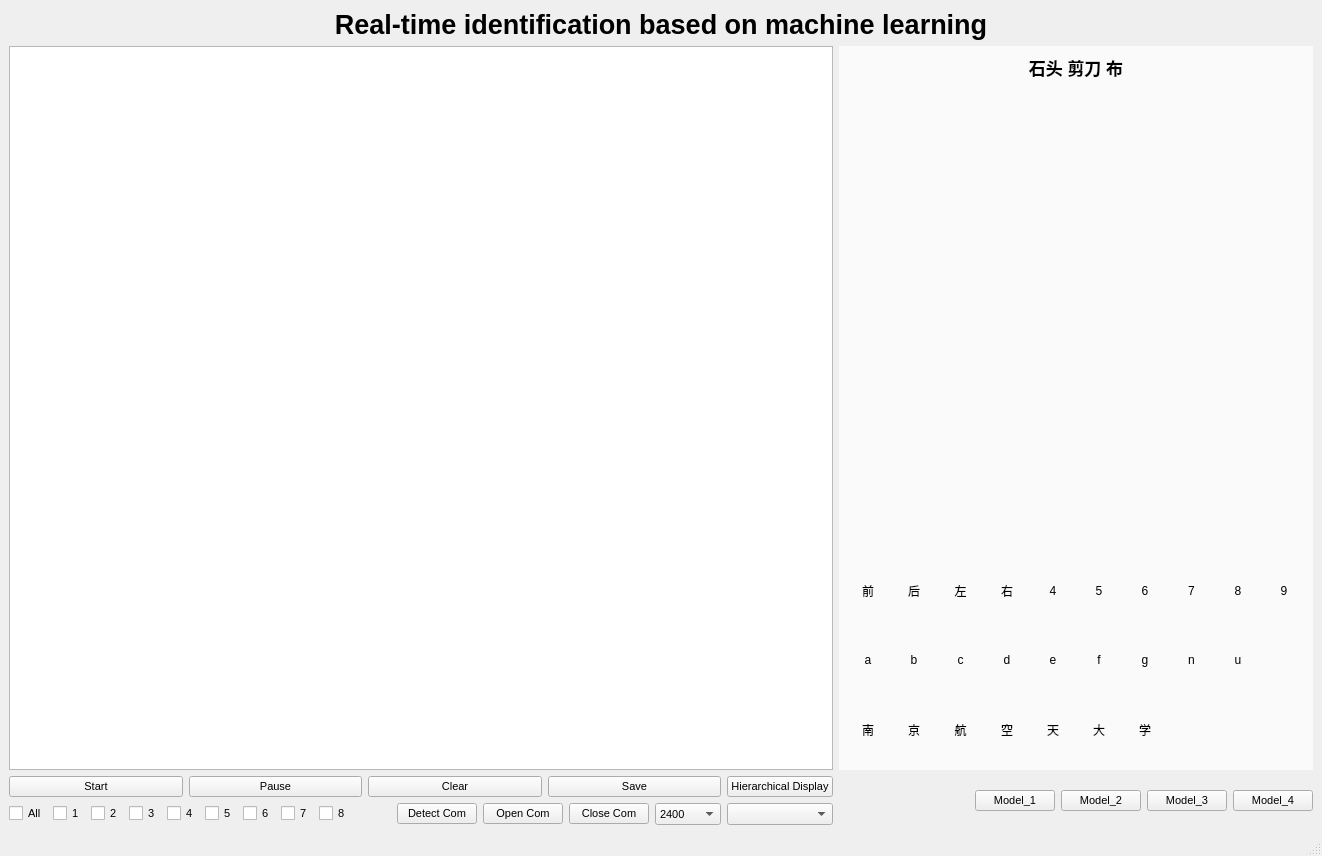
<?xml version="1.0" encoding="UTF-8"?>
<ui version="4.0">
 <class>MainWindow</class>
 <widget class="QMainWindow" name="MainWindow">
  <property name="geometry">
   <rect>
    <x>0</x>
    <y>0</y>
    <width>1322</width>
    <height>856</height>
   </rect>
  </property>
  <property name="windowTitle">
   <string>MainWindow</string>
  </property>
  <widget class="QWidget" name="centralwidget">
   <property name="font">
    <font>
     <pointsize>6</pointsize>
    </font>
   </property>
   <layout class="QGridLayout" name="gridLayout_2">
    <item row="0" column="0" colspan="2">
     <widget class="QLabel" name="label">
      <property name="font">
       <font>
        <family>Arial</family>
        <pointsize>20</pointsize>
        <weight>75</weight>
        <bold>true</bold>
       </font>
      </property>
      <property name="text">
       <string>Real-time identification based on machine learning</string>
      </property>
      <property name="alignment">
       <set>Qt::AlignCenter</set>
      </property>
     </widget>
    </item>
    <item row="2" column="0">
     <widget class="QGraphicsView" name="graphicsView">
      <property name="font">
       <font>
        <family>Arial</family>
        <pointsize>8</pointsize>
        <weight>50</weight>
        <bold>false</bold>
       </font>
      </property>
     </widget>
    </item>
    <item row="2" column="1">
     <widget class="QStackedWidget" name="stackedWidget">
      <property name="styleSheet">
       <string notr="true">background-color: rgb(250, 250, 250);</string>
      </property>
      <property name="currentIndex">
       <number>0</number>
      </property>
      <widget class="QWidget" name="page_5">
       <layout class="QVBoxLayout" name="verticalLayout_2">
        <item>
         <layout class="QVBoxLayout" name="verticalLayout">
          <item>
           <widget class="QLabel" name="label_9">
            <property name="font">
             <font>
              <family>Arial</family>
              <pointsize>13</pointsize>
              <weight>75</weight>
              <bold>true</bold>
             </font>
            </property>
            <property name="text">
             <string>石头 剪刀 布</string>
            </property>
            <property name="alignment">
             <set>Qt::AlignHCenter|Qt::AlignTop</set>
            </property>
           </widget>
          </item>
          <item>
           <widget class="QLabel" name="label_8">
            <property name="styleSheet">
             <string notr="true"/>
            </property>
            <property name="text">
             <string/>
            </property>
           </widget>
          </item>
          <item>
           <spacer name="verticalSpacer_2">
            <property name="orientation">
             <enum>Qt::Vertical</enum>
            </property>
            <property name="sizeType">
             <enum>QSizePolicy::Fixed</enum>
            </property>
            <property name="sizeHint" stdset="0">
             <size>
              <width>20</width>
              <height>88</height>
             </size>
            </property>
           </spacer>
          </item>
          <item>
           <layout class="QGridLayout" name="gridLayout_3">
            <item row="1" column="0">
             <widget class="QLabel" name="label_13">
              <property name="font">
               <font>
                <family>Arial</family>
                <pointsize>9</pointsize>
               </font>
              </property>
              <property name="text">
               <string>a</string>
              </property>
              <property name="alignment">
               <set>Qt::AlignCenter</set>
              </property>
             </widget>
            </item>
            <item row="0" column="5">
             <widget class="QLabel" name="label_16">
              <property name="font">
               <font>
                <family>Arial</family>
                <pointsize>9</pointsize>
               </font>
              </property>
              <property name="text">
               <string>5</string>
              </property>
              <property name="alignment">
               <set>Qt::AlignCenter</set>
              </property>
             </widget>
            </item>
            <item row="0" column="3">
             <widget class="QLabel" name="label_12">
              <property name="font">
               <font>
                <family>Arial</family>
                <pointsize>9</pointsize>
               </font>
              </property>
              <property name="text">
               <string>右</string>
              </property>
              <property name="alignment">
               <set>Qt::AlignCenter</set>
              </property>
             </widget>
            </item>
            <item row="0" column="2">
             <widget class="QLabel" name="label_14">
              <property name="font">
               <font>
                <family>Arial</family>
                <pointsize>9</pointsize>
               </font>
              </property>
              <property name="text">
               <string>左</string>
              </property>
              <property name="alignment">
               <set>Qt::AlignCenter</set>
              </property>
             </widget>
            </item>
            <item row="0" column="7">
             <widget class="QLabel" name="label_10">
              <property name="font">
               <font>
                <family>Arial</family>
                <pointsize>9</pointsize>
               </font>
              </property>
              <property name="text">
               <string>7</string>
              </property>
              <property name="alignment">
               <set>Qt::AlignCenter</set>
              </property>
             </widget>
            </item>
            <item row="0" column="6">
             <widget class="QLabel" name="label_20">
              <property name="font">
               <font>
                <family>Arial</family>
                <pointsize>9</pointsize>
               </font>
              </property>
              <property name="text">
               <string>6</string>
              </property>
              <property name="alignment">
               <set>Qt::AlignCenter</set>
              </property>
             </widget>
            </item>
            <item row="0" column="8">
             <widget class="QLabel" name="label_18">
              <property name="font">
               <font>
                <family>Arial</family>
                <pointsize>9</pointsize>
               </font>
              </property>
              <property name="text">
               <string>8</string>
              </property>
              <property name="alignment">
               <set>Qt::AlignCenter</set>
              </property>
             </widget>
            </item>
            <item row="0" column="0">
             <widget class="QLabel" name="label_11">
              <property name="font">
               <font>
                <family>Arial</family>
                <pointsize>9</pointsize>
               </font>
              </property>
              <property name="text">
               <string>前</string>
              </property>
              <property name="alignment">
               <set>Qt::AlignCenter</set>
              </property>
             </widget>
            </item>
            <item row="2" column="0">
             <widget class="QLabel" name="label_17">
              <property name="font">
               <font>
                <family>黑体</family>
                <pointsize>9</pointsize>
               </font>
              </property>
              <property name="text">
               <string>南</string>
              </property>
              <property name="alignment">
               <set>Qt::AlignCenter</set>
              </property>
             </widget>
            </item>
            <item row="0" column="9">
             <widget class="QLabel" name="label_19">
              <property name="font">
               <font>
                <family>Arial</family>
                <pointsize>9</pointsize>
               </font>
              </property>
              <property name="layoutDirection">
               <enum>Qt::LeftToRight</enum>
              </property>
              <property name="text">
               <string>9</string>
              </property>
              <property name="alignment">
               <set>Qt::AlignCenter</set>
              </property>
             </widget>
            </item>
            <item row="0" column="1">
             <widget class="QLabel" name="label_15">
              <property name="font">
               <font>
                <family>Arial</family>
                <pointsize>9</pointsize>
               </font>
              </property>
              <property name="text">
               <string>后</string>
              </property>
              <property name="alignment">
               <set>Qt::AlignCenter</set>
              </property>
             </widget>
            </item>
            <item row="0" column="4">
             <widget class="QLabel" name="label_21">
              <property name="font">
               <font>
                <family>Arial</family>
                <pointsize>9</pointsize>
               </font>
              </property>
              <property name="text">
               <string>4</string>
              </property>
              <property name="alignment">
               <set>Qt::AlignCenter</set>
              </property>
             </widget>
            </item>
            <item row="1" column="1">
             <widget class="QLabel" name="label_22">
              <property name="font">
               <font>
                <family>Arial</family>
                <pointsize>9</pointsize>
               </font>
              </property>
              <property name="text">
               <string>b</string>
              </property>
              <property name="alignment">
               <set>Qt::AlignCenter</set>
              </property>
             </widget>
            </item>
            <item row="1" column="2">
             <widget class="QLabel" name="label_23">
              <property name="font">
               <font>
                <family>Arial</family>
                <pointsize>9</pointsize>
               </font>
              </property>
              <property name="text">
               <string>c</string>
              </property>
              <property name="alignment">
               <set>Qt::AlignCenter</set>
              </property>
             </widget>
            </item>
            <item row="1" column="3">
             <widget class="QLabel" name="label_24">
              <property name="font">
               <font>
                <family>Arial</family>
                <pointsize>9</pointsize>
               </font>
              </property>
              <property name="text">
               <string>d</string>
              </property>
              <property name="alignment">
               <set>Qt::AlignCenter</set>
              </property>
             </widget>
            </item>
            <item row="1" column="4">
             <widget class="QLabel" name="label_25">
              <property name="font">
               <font>
                <family>Arial</family>
                <pointsize>9</pointsize>
               </font>
              </property>
              <property name="text">
               <string>e</string>
              </property>
              <property name="alignment">
               <set>Qt::AlignCenter</set>
              </property>
             </widget>
            </item>
            <item row="1" column="5">
             <widget class="QLabel" name="label_26">
              <property name="font">
               <font>
                <family>Arial</family>
                <pointsize>9</pointsize>
               </font>
              </property>
              <property name="text">
               <string>f</string>
              </property>
              <property name="alignment">
               <set>Qt::AlignCenter</set>
              </property>
             </widget>
            </item>
            <item row="1" column="6">
             <widget class="QLabel" name="label_27">
              <property name="font">
               <font>
                <family>Arial</family>
                <pointsize>9</pointsize>
               </font>
              </property>
              <property name="text">
               <string>g</string>
              </property>
              <property name="alignment">
               <set>Qt::AlignCenter</set>
              </property>
             </widget>
            </item>
            <item row="1" column="7">
             <widget class="QLabel" name="label_28">
              <property name="font">
               <font>
                <family>Arial</family>
                <pointsize>9</pointsize>
               </font>
              </property>
              <property name="text">
               <string>n</string>
              </property>
              <property name="alignment">
               <set>Qt::AlignCenter</set>
              </property>
             </widget>
            </item>
            <item row="1" column="8">
             <widget class="QLabel" name="label_29">
              <property name="font">
               <font>
                <family>Arial</family>
                <pointsize>9</pointsize>
               </font>
              </property>
              <property name="text">
               <string>u</string>
              </property>
              <property name="alignment">
               <set>Qt::AlignCenter</set>
              </property>
             </widget>
            </item>
            <item row="2" column="1">
             <widget class="QLabel" name="label_30">
              <property name="font">
               <font>
                <family>黑体</family>
                <pointsize>9</pointsize>
               </font>
              </property>
              <property name="text">
               <string>京</string>
              </property>
              <property name="alignment">
               <set>Qt::AlignCenter</set>
              </property>
             </widget>
            </item>
            <item row="2" column="2">
             <widget class="QLabel" name="label_31">
              <property name="font">
               <font>
                <family>黑体</family>
                <pointsize>9</pointsize>
               </font>
              </property>
              <property name="text">
               <string>航</string>
              </property>
              <property name="alignment">
               <set>Qt::AlignCenter</set>
              </property>
             </widget>
            </item>
            <item row="2" column="3">
             <widget class="QLabel" name="label_32">
              <property name="font">
               <font>
                <family>黑体</family>
                <pointsize>9</pointsize>
               </font>
              </property>
              <property name="text">
               <string>空</string>
              </property>
              <property name="alignment">
               <set>Qt::AlignCenter</set>
              </property>
             </widget>
            </item>
            <item row="2" column="4">
             <widget class="QLabel" name="label_33">
              <property name="font">
               <font>
                <family>黑体</family>
                <pointsize>9</pointsize>
               </font>
              </property>
              <property name="text">
               <string>天</string>
              </property>
              <property name="alignment">
               <set>Qt::AlignCenter</set>
              </property>
             </widget>
            </item>
            <item row="2" column="5">
             <widget class="QLabel" name="label_34">
              <property name="font">
               <font>
                <family>黑体</family>
                <pointsize>9</pointsize>
               </font>
              </property>
              <property name="text">
               <string>大</string>
              </property>
              <property name="alignment">
               <set>Qt::AlignCenter</set>
              </property>
             </widget>
            </item>
            <item row="2" column="6">
             <widget class="QLabel" name="label_35">
              <property name="font">
               <font>
                <family>黑体</family>
                <pointsize>9</pointsize>
               </font>
              </property>
              <property name="text">
               <string>学</string>
              </property>
              <property name="alignment">
               <set>Qt::AlignCenter</set>
              </property>
             </widget>
            </item>
           </layout>
          </item>
         </layout>
        </item>
       </layout>
      </widget>
      <widget class="QWidget" name="page_7">
       <layout class="QGridLayout" name="gridLayout_4">
        <item row="0" column="0">
         <widget class="QLabel" name="label_6">
          <property name="text">
           <string>model_1</string>
          </property>
         </widget>
        </item>
       </layout>
      </widget>
      <widget class="QWidget" name="page_8">
       <layout class="QGridLayout" name="gridLayout_5">
        <item row="0" column="0">
         <widget class="QLabel" name="label_4">
          <property name="text">
           <string>Model_3</string>
          </property>
         </widget>
        </item>
        <item row="1" column="0">
         <widget class="QLabel" name="label_5">
          <property name="text">
           <string/>
          </property>
         </widget>
        </item>
       </layout>
      </widget>
      <widget class="QWidget" name="page_6">
       <layout class="QGridLayout" name="gridLayout_6">
        <item row="0" column="0">
         <widget class="QLabel" name="label_2">
          <property name="font">
           <font>
            <pointsize>9</pointsize>
           </font>
          </property>
          <property name="text">
           <string>model_4</string>
          </property>
          <property name="alignment">
           <set>Qt::AlignCenter</set>
          </property>
         </widget>
        </item>
        <item row="1" column="0">
         <widget class="QLabel" name="label_3">
          <property name="styleSheet">
           <string notr="true">background-image: url(:/test/C:/Users/kkx/Desktop/未标题-2.png);</string>
          </property>
          <property name="text">
           <string/>
          </property>
         </widget>
        </item>
       </layout>
      </widget>
     </widget>
    </item>
    <item row="5" column="1">
     <layout class="QHBoxLayout" name="horizontalLayout_3">
      <item>
       <spacer name="horizontalSpacer_2">
        <property name="orientation">
         <enum>Qt::Horizontal</enum>
        </property>
        <property name="sizeHint" stdset="0">
         <size>
          <width>40</width>
          <height>20</height>
         </size>
        </property>
       </spacer>
      </item>
      <item>
       <widget class="QPushButton" name="pushButton_9">
        <property name="font">
         <font>
          <pointsize>8</pointsize>
         </font>
        </property>
        <property name="text">
         <string>Model_1</string>
        </property>
       </widget>
      </item>
      <item>
       <widget class="QPushButton" name="pushButton_11">
        <property name="font">
         <font>
          <pointsize>8</pointsize>
         </font>
        </property>
        <property name="text">
         <string>Model_2</string>
        </property>
       </widget>
      </item>
      <item>
       <widget class="QPushButton" name="pushButton_12">
        <property name="font">
         <font>
          <pointsize>8</pointsize>
         </font>
        </property>
        <property name="text">
         <string>Model_3</string>
        </property>
       </widget>
      </item>
      <item>
       <widget class="QPushButton" name="pushButton_10">
        <property name="font">
         <font>
          <pointsize>8</pointsize>
         </font>
        </property>
        <property name="text">
         <string>Model_4</string>
        </property>
       </widget>
      </item>
     </layout>
    </item>
    <item row="5" column="0">
     <layout class="QGridLayout" name="gridLayout">
      <item row="0" column="0">
       <widget class="QPushButton" name="pushButton">
        <property name="font">
         <font>
          <pointsize>8</pointsize>
          <weight>50</weight>
          <bold>false</bold>
         </font>
        </property>
        <property name="text">
         <string>Start</string>
        </property>
       </widget>
      </item>
      <item row="1" column="4">
       <widget class="QComboBox" name="comboBox_2"/>
      </item>
      <item row="0" column="1">
       <widget class="QPushButton" name="pushButton_2">
        <property name="font">
         <font>
          <pointsize>8</pointsize>
         </font>
        </property>
        <property name="text">
         <string>Pause</string>
        </property>
       </widget>
      </item>
      <item row="0" column="4">
       <widget class="QPushButton" name="pushButton_5">
        <property name="font">
         <font>
          <pointsize>8</pointsize>
         </font>
        </property>
        <property name="text">
         <string>Hierarchical Display</string>
        </property>
       </widget>
      </item>
      <item row="1" column="0" colspan="4">
       <layout class="QHBoxLayout" name="horizontalLayout">
        <item>
         <widget class="QCheckBox" name="checkBox">
          <property name="font">
           <font>
            <pointsize>8</pointsize>
           </font>
          </property>
          <property name="text">
           <string>All</string>
          </property>
         </widget>
        </item>
        <item>
         <widget class="QCheckBox" name="checkBox_2">
          <property name="font">
           <font>
            <pointsize>8</pointsize>
           </font>
          </property>
          <property name="text">
           <string>1</string>
          </property>
         </widget>
        </item>
        <item>
         <widget class="QCheckBox" name="checkBox_3">
          <property name="font">
           <font>
            <pointsize>8</pointsize>
           </font>
          </property>
          <property name="text">
           <string>2</string>
          </property>
         </widget>
        </item>
        <item>
         <widget class="QCheckBox" name="checkBox_4">
          <property name="font">
           <font>
            <pointsize>8</pointsize>
           </font>
          </property>
          <property name="text">
           <string>3</string>
          </property>
         </widget>
        </item>
        <item>
         <widget class="QCheckBox" name="checkBox_5">
          <property name="font">
           <font>
            <pointsize>8</pointsize>
           </font>
          </property>
          <property name="text">
           <string>4</string>
          </property>
         </widget>
        </item>
        <item>
         <widget class="QCheckBox" name="checkBox_6">
          <property name="font">
           <font>
            <pointsize>8</pointsize>
           </font>
          </property>
          <property name="text">
           <string>5</string>
          </property>
         </widget>
        </item>
        <item>
         <widget class="QCheckBox" name="checkBox_7">
          <property name="font">
           <font>
            <pointsize>8</pointsize>
           </font>
          </property>
          <property name="text">
           <string>6</string>
          </property>
         </widget>
        </item>
        <item>
         <widget class="QCheckBox" name="checkBox_8">
          <property name="font">
           <font>
            <pointsize>8</pointsize>
           </font>
          </property>
          <property name="text">
           <string>7</string>
          </property>
         </widget>
        </item>
        <item>
         <widget class="QCheckBox" name="checkBox_9">
          <property name="font">
           <font>
            <pointsize>8</pointsize>
           </font>
          </property>
          <property name="text">
           <string>8</string>
          </property>
         </widget>
        </item>
        <item>
         <spacer name="horizontalSpacer">
          <property name="orientation">
           <enum>Qt::Horizontal</enum>
          </property>
          <property name="sizeHint" stdset="0">
           <size>
            <width>40</width>
            <height>20</height>
           </size>
          </property>
         </spacer>
        </item>
        <item>
         <widget class="QPushButton" name="pushButton_8">
          <property name="sizePolicy">
           <sizepolicy hsizetype="Fixed" vsizetype="Fixed">
            <horstretch>3</horstretch>
            <verstretch>1</verstretch>
           </sizepolicy>
          </property>
          <property name="font">
           <font>
            <pointsize>8</pointsize>
            <weight>50</weight>
            <bold>false</bold>
           </font>
          </property>
          <property name="text">
           <string>Detect Com</string>
          </property>
         </widget>
        </item>
        <item>
         <widget class="QPushButton" name="pushButton_7">
          <property name="font">
           <font>
            <pointsize>8</pointsize>
            <weight>50</weight>
            <bold>false</bold>
           </font>
          </property>
          <property name="text">
           <string>Open Com</string>
          </property>
         </widget>
        </item>
        <item>
         <widget class="QPushButton" name="pushButton_6">
          <property name="font">
           <font>
            <pointsize>8</pointsize>
            <weight>50</weight>
            <bold>false</bold>
           </font>
          </property>
          <property name="text">
           <string>Close Com</string>
          </property>
         </widget>
        </item>
        <item>
         <widget class="QComboBox" name="comboBox">
          <property name="font">
           <font>
            <pointsize>8</pointsize>
           </font>
          </property>
          <item>
           <property name="text">
            <string>2400</string>
           </property>
          </item>
          <item>
           <property name="text">
            <string>4800</string>
           </property>
          </item>
          <item>
           <property name="text">
            <string>9600</string>
           </property>
          </item>
          <item>
           <property name="text">
            <string>19200</string>
           </property>
          </item>
          <item>
           <property name="text">
            <string>38400</string>
           </property>
          </item>
          <item>
           <property name="text">
            <string>38400</string>
           </property>
          </item>
          <item>
           <property name="text">
            <string>57600</string>
           </property>
          </item>
          <item>
           <property name="text">
            <string>74880</string>
           </property>
          </item>
          <item>
           <property name="text">
            <string>115200</string>
           </property>
          </item>
          <item>
           <property name="text">
            <string>230400</string>
           </property>
          </item>
          <item>
           <property name="text">
            <string>250000</string>
           </property>
          </item>
         </widget>
        </item>
       </layout>
      </item>
      <item row="0" column="3">
       <widget class="QPushButton" name="pushButton_4">
        <property name="font">
         <font>
          <pointsize>8</pointsize>
         </font>
        </property>
        <property name="text">
         <string>Save</string>
        </property>
       </widget>
      </item>
      <item row="0" column="2">
       <widget class="QPushButton" name="pushButton_3">
        <property name="font">
         <font>
          <pointsize>8</pointsize>
         </font>
        </property>
        <property name="text">
         <string>Clear</string>
        </property>
       </widget>
      </item>
     </layout>
    </item>
   </layout>
  </widget>
  <widget class="QMenuBar" name="menubar">
   <property name="geometry">
    <rect>
     <x>0</x>
     <y>0</y>
     <width>1322</width>
     <height>22</height>
    </rect>
   </property>
  </widget>
  <widget class="QStatusBar" name="statusbar"/>
 </widget>
 <resources>
  <include location="../../../../硬件电路/ui界面设计/pictures.qrc"/>
 </resources>
 <connections/>
</ui>
